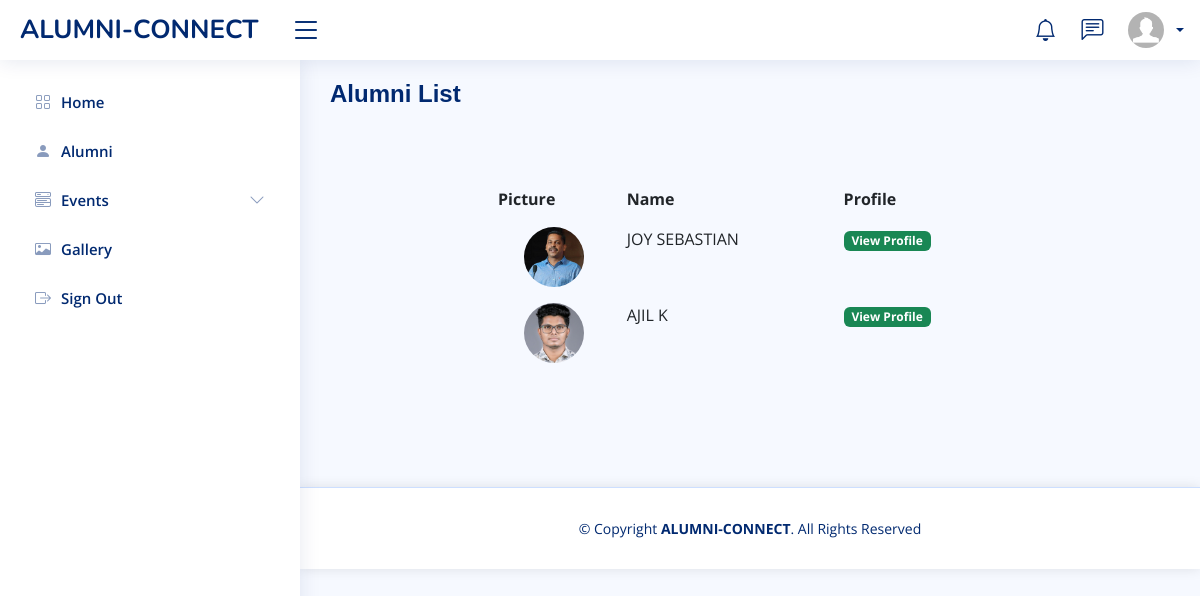
The page /alumnis/adminAlumniList/ (signed in) on the database as committed earlier.
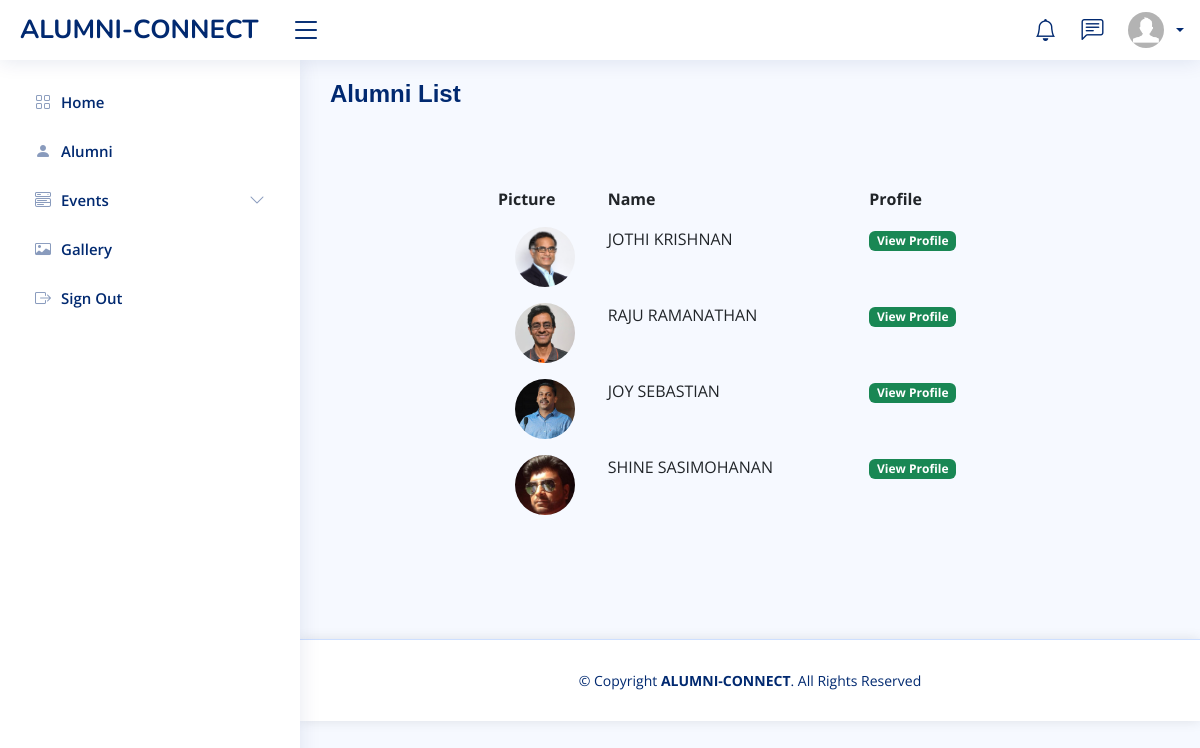
The same page on the database as committed later.
### alumnis/models.py (models this page shows)
class AlumniProPic(models.Model):
  proPic = models.ImageField(upload_to='alumniProPic/')
  email = models.CharField(max_length=255,primary_key=True, default="")

class Alumnis(models.Model):
  fname = models.CharField(max_length=255,default="")
  lname = models.CharField(max_length=255,default="")
  email = models.CharField(max_length=255,primary_key=True)
  branch = models.CharField(max_length=255,default="")
  yoa = models.IntegerField(default=0)
  mobile = models.IntegerField(default=0)
  password = models.CharField(max_length=255)
  otp = models.IntegerField(default=0)
  verified = models.IntegerField(default=0)
  profile = models.IntegerField(default=0)

### alumnis/views.py (the view)
# urls.py: path('adminAlumniList/', views.adminAlumniList, name='adminAlumniList'),
def adminAlumniList(request):
  if 'email' in request.session:
    a=request.session.get('email')
    user = Faculty.objects.filter(email=a).values()
    alumniList =reversed(Alumnis.objects.filter(profile=1))
    alumniD=[]
    for i in alumniList:
      cp=AlumniProfile.objects.filter(email=i.email).count()
      ci=AlumniProPic.objects.filter(email=i.email).count()
      if int(cp)>0 and int(ci)>0:
        x=AlumniProfile.objects.get(email=i.email)
        y=AlumniProPic.objects.get(email=i.email)
        alumniD.append([i.email,i.fname,i.lname,x.linkedID,y.proPic])
      elif int(cp)>0 and int(ci)==0:
        x=AlumniProfile.objects.get(email=i.email)
        alumniD.append([i.email,i.fname,i.lname,x.linkedID,0])
    template = loader.get_template('AdminAlumniList.html')
    context = {
    'myFaculty': user,'alumniList': alumniD,
  }
    return HttpResponse(template.render(context, request))
  else:
    return redirect('index')

### alumnis/templates/AdminAlumniList.html (shortened to what this page needs)
<!DOCTYPE html>
<html lang="en">
<head>
    {% load static %}
  <link href="{% static 'assets2/vendor/bootstrap/css/bootstrap.min.css' %}" rel="stylesheet">
  <link href="{% static 'assets2/vendor/bootstrap-icons/bootstrap-icons.css' %}" rel="stylesheet">
  <link href="{% static 'assets2/vendor/boxicons/css/boxicons.min.css' %}" rel="stylesheet">
  <link href="{% static 'assets2/vendor/quill/quill.snow.css' %}" rel="stylesheet">
  <link href="{% static 'assets2/vendor/quill/quill.bubble.css' %}" rel="stylesheet">
  <link href="{% static 'assets2/vendor/remixicon/remixicon.css' %}" rel="stylesheet">
  <link href="{% static 'assets2/vendor/simple-datatables/style.css' %}" rel="stylesheet">
  <link href="{% static 'assets2/css/style.css' %}" rel="stylesheet">
  <link href="{% static 'assets/css/style.css' %}" rel="stylesheet">
</head>
<body>
  {% if myFaculty.0.access %}
    {% include 'AdminHeader.html' %}
    {% include 'AdminSidebar.html' %}
  {% else %}
    {% include 'FacultyHeader.html' %}
    {% include 'FacultySidebar.html' %}
  {% endif %}
  <main id="main" class="main">
    <div class="pagetitle">
      <h1>Alumni List</h1>
    </div>
    <section class="">
      <div class="row">
        <center>
        <div class="col-8">
          <div class="card-body">
            <table class="table table-borderless datatable">
              <thead>
                <tr>
                  <th scope="col">Picture</th>
                  <th scope="col">Name</th>
                  <th scope="col">Profile</th>
                </tr>
              </thead>
              <tbody>
                {% for i in alumniList %}
                {% if i.3 == 1 %}
                {% else %}
                <tr>
                  <td style="text-align:center;">
                  {% if i.4 %}
                  <img height="60" src="{% static 'media/' %}{{ i.4 }}" alt="Profile" class="rounded-circle">
                  {% else %}
                  <img height="60" src="{% static 'assets2/img/profile-img.jpg' %}" alt="Profile" class="rounded-circle">
                  {% endif %}
                  </td>
                  <td>{{ i.1|upper }} {{ i.2|upper }}</td>
                    <td><span class="badge bg-success"><a style="color:white;" href="../viewAlumni/{{ i.0 }}">View Profile</a> </span></td>
                  {% endif %}
                </tr>
                {% endfor %}
              </tbody>
            </table>
          </div>
        </div>
      </center>
      </div>
    </section>
</main>
  <footer id="footer" class="footer">
    <div class="copyright">
      &copy; Copyright <strong><span>ALUMNI-CONNECT</span></strong>. All Rights Reserved
    </div>
  </footer>
</body>
</html>

Rows that differ between the two databases and show on the page:
removed AlumniProPic: proPic (picture)
removed Alumnis: fname "AJIL"
added AlumniProPic: proPic (picture)
added Alumnis: fname "JOTHI", lname "KRISHNAN"
added AlumniProPic: proPic (picture)
added Alumnis: fname "RAJU", lname "RAMANATHAN"
added AlumniProPic: proPic (picture)
added Alumnis: fname "SHINE", lname "SASIMOHANAN"
Other text that changed with them:
new list line: "View Profile"
list line gone: "K View Profile"
